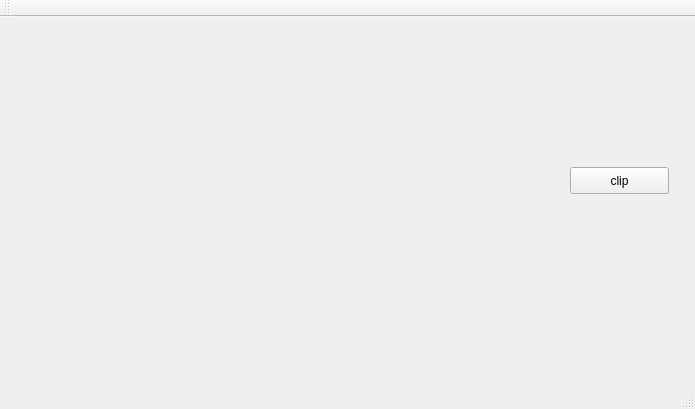
<?xml version="1.0" encoding="UTF-8"?>
<ui version="4.0">
 <class>MainWindow</class>
 <widget class="QMainWindow" name="MainWindow">
  <property name="geometry">
   <rect>
    <x>0</x>
    <y>0</y>
    <width>695</width>
    <height>409</height>
   </rect>
  </property>
  <property name="windowTitle">
   <string>MainWindow</string>
  </property>
  <widget class="QWidget" name="centralWidget">
   <widget class="QLabel" name="label">
    <property name="geometry">
     <rect>
      <x>10</x>
      <y>60</y>
      <width>671</width>
      <height>291</height>
     </rect>
    </property>
    <property name="text">
     <string/>
    </property>
   </widget>
   <widget class="QPushButton" name="pushButton">
    <property name="geometry">
     <rect>
      <x>570</x>
      <y>150</y>
      <width>99</width>
      <height>27</height>
     </rect>
    </property>
    <property name="text">
     <string>clip</string>
    </property>
   </widget>
  </widget>
  <widget class="QMenuBar" name="menuBar">
   <property name="geometry">
    <rect>
     <x>0</x>
     <y>0</y>
     <width>695</width>
     <height>21</height>
    </rect>
   </property>
  </widget>
  <widget class="QToolBar" name="mainToolBar">
   <attribute name="toolBarArea">
    <enum>TopToolBarArea</enum>
   </attribute>
   <attribute name="toolBarBreak">
    <bool>false</bool>
   </attribute>
  </widget>
  <widget class="QStatusBar" name="statusBar"/>
 </widget>
 <layoutdefault spacing="6" margin="11"/>
 <resources/>
 <connections/>
</ui>
